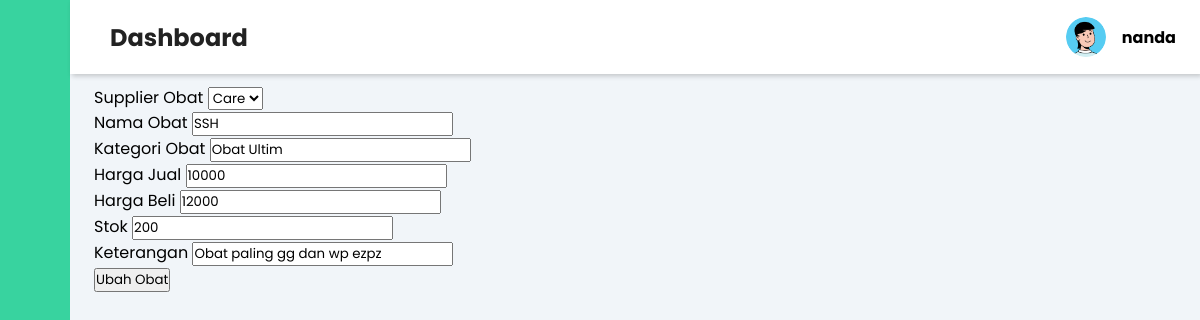
The app's page /Obat/Oedit.php?id=1 (signed in) with its own data.
### tables this page shows
CREATE TABLE `tb_obat` (
  `idobat` int(11) NOT NULL,
  `idsupplier` varchar(4) NOT NULL,
  `namaobat` varchar(100) NOT NULL,
  `kategoriobat` varchar(10) NOT NULL,
  `hargajual` double NOT NULL,
  `hargabeli` double NOT NULL,
  `stok_obat` int(11) NOT NULL,
  `keterangan` text NOT NULL
);

### functions.php (called while the page is built, shortened)
<?php
function readdata($result)
{
    $rows = [];
    while ($row = mysqli_fetch_assoc($result)) {
        $rows[] = $row;
    }
    return $rows;
}

### Obat/Oedit.php (the view, shortened to what this page needs)
<?php
require_once '../koneksi.php';
require_once '../templates/header.php';
?>
<div class="main-content">
    <header>
        <h2>
            <label for="nav-toggle">
                <span class="las la-bars"></span>
            </label> Dashboard
        </h2>
        <div class="user-wrapper">
            <img src="../Dashboard//img/Avatar.png" width="40px" height="40px" alt="">
            <div>
                <h4><?= $_SESSION['userlogin'] ?></h4>
            </div>
        </div>
    </header>
    <main>
        <?php
        $querySupplier = "SELECT * FROM tb_supplier";
        $resultSupplier = mysqli_query($conn, $querySupplier);
        $readSupplier = readData($resultSupplier);
        if (isset($_GET['id'])) {
            $id = $_GET['id'];
            $result = mysqli_query($conn, "SELECT * FROM tb_obat JOIN tb_supplier ON tb_obat.idsupplier = tb_supplier.idsupplier  WHERE idobat = $id");
            $readObat = readData($result)[0];
        }
        ?>
        <form action="" method="post">
            <div class="formgroup">
                <label for="supplier">Supplier Obat</label>
                <select name="supplierObat" id="supplier">
                    <?php foreach ($readSupplier as $rp) : ?>
                        <option value="<?= $rp['idsupplier']; ?>"><?= $rp['perusahaan']; ?></option>
                    <?php endforeach; ?>
                </select>
            </div>
            <div class="formgroup">
                <label for="nama">Nama Obat</label>
                <input type="text" name="namaobat" id="nama" value="<?= $readObat['namaobat']; ?>" required>
            </div>
            <div class="formgroup">
                <label for="kategori">Kategori Obat</label>
                <input type="text" name="kategoriobat" id="kategori" value="<?= $readObat['kategoriobat']; ?>" required>
            </div>
            <div class="formgroup">
                <label for="hargajual">Harga Jual</label>
                <input type="number" name="hargajualobat" id="hargajual" value="<?= $readObat['hargajual']; ?>" required>
            </div>
            <div class="formgroup">
                <label for="hargabeli">Harga Beli</label>
                <input type="number" name="hargabeliobat" id="hargabeli" value="<?= $readObat['hargabeli']; ?>" required>
            </div>
            <div class="formgroup">
                <label for="stok">Stok</label>
                <input type="number" name="stokobat" id="stok" value="<?= $readObat['stok_obat']; ?>" required>
            </div>
            <div class="formgroup">
                <label for="keterangan">Keterangan</label>
                <input type="text" name="keteranganobat" id="keterangan" value="<?= $readObat['keterangan']; ?>" required>
            </div>
            <button type="submit" name="editObatButton" class="btn btn-tambah">Ubah Obat</button>
        </form>
    </main>
</div>
<?php require_once '../templates/footer.php'; ?>

### templates/css/style.css (style rules this page uses)
:root { --main-color: #38d39f; --color-dark: #1D2231; --text-grey: #8390A2; }
* { padding: 0; margin: 0; box-sizing: border-box; list-style-type: none; text-decoration: none; font-family: 'Poppins', sans-serif; }
.main-content { transition: margin-left 300ms; margin-left: 345px; }
header { background: #fff; display: flex; justify-content: space-between; padding: 1rem 1.5rem; box-shadow: 2px 2px 5px rgba(0, 0, 0, 0.2); position: fixed; left: 345px; width: calc(100% - 345px); top: 0; z-index: 100; transition: left 300ms; }
header h2 { color: #222; }
header label span { font-size: 1.7rem; padding-right: 1rem; }
.user-wrapper { display: flex; align-items: center; }
.user-wrapper img { border-radius: 50%; margin-right: 1rem; }
main { padding: 85px 1.5rem; background: #f1f5f9; height: 100vh; }
@media only screen and (max-width: 1200px) { .main-content { margin-left: 70px; } }
@media only screen and (max-width: 1200px) { .main-content header { width: calc(100% - 70px); left: 70px; } }

### records on screen
tb_obat: namaobat "SSH", kategoriobat "Obat Ultim", hargajualobat "10000", hargabeliobat "12000", stokobat "200", keteranganobat "Obat paling gg dan wp ezpz"

### other values on screen
$_SESSION['userlogin'] "nanda"
form field supplierObat "Care"
